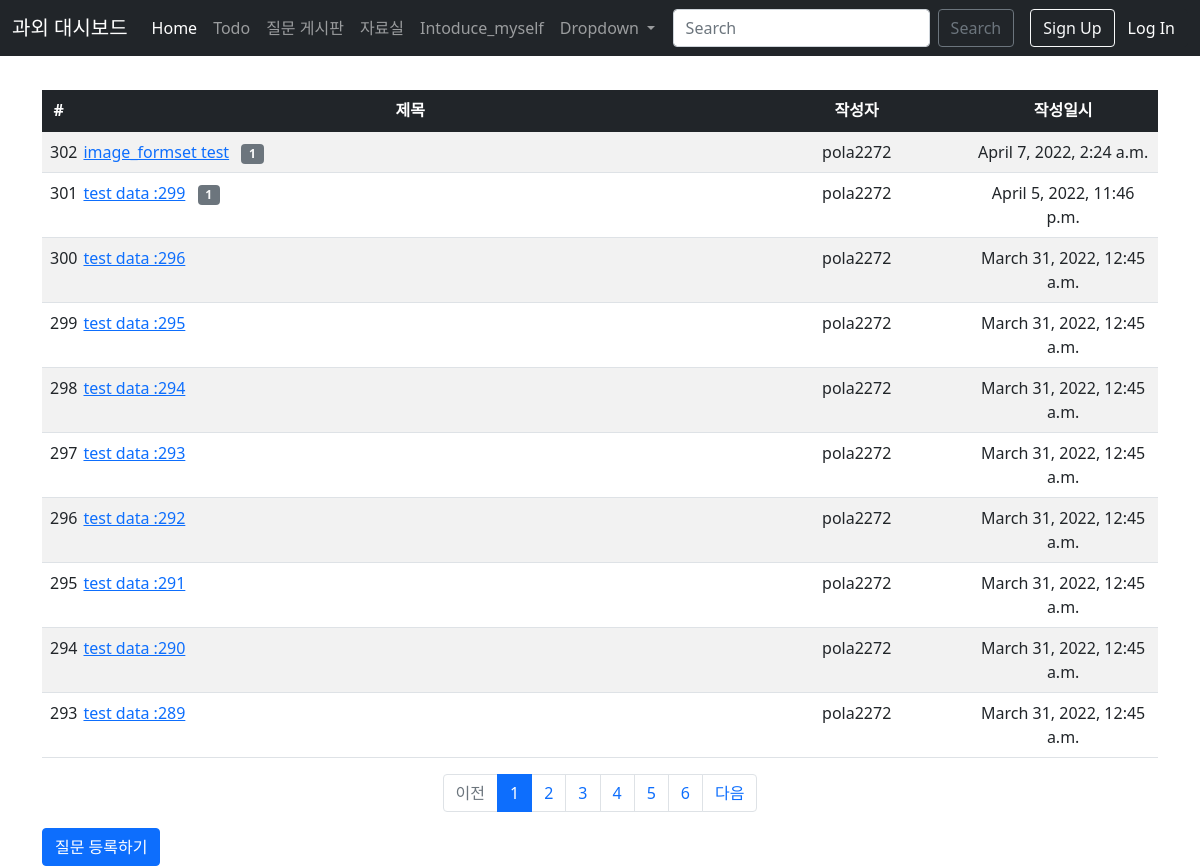
Page /board/ on the earlier database version.
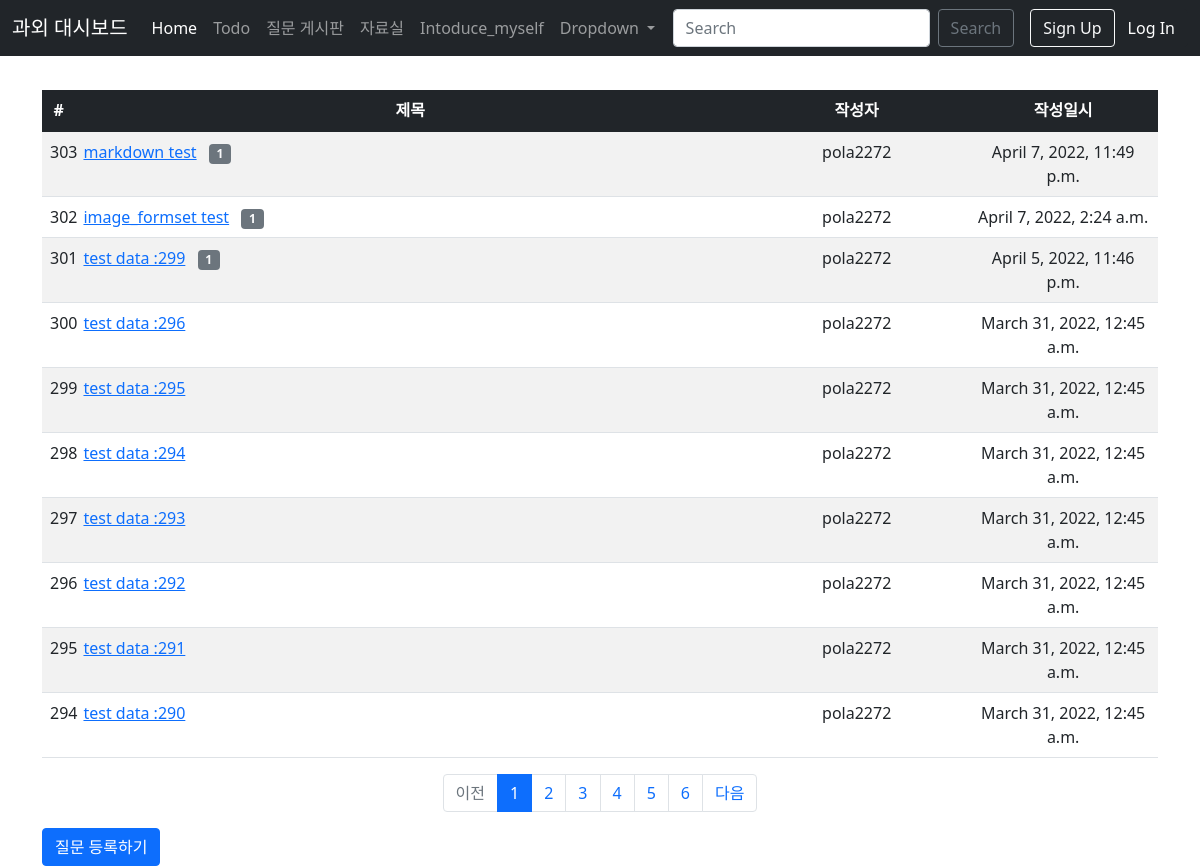
Same page on the later database version.
### board/models.py (models this page shows, shortened)
class Question(models.Model):
    subject = models.CharField(max_length=200, verbose_name='질문제목')
    content = models.TextField(verbose_name='질문내용')
    create_date = models.DateTimeField(auto_now=True, verbose_name='작성일시')
    author = models.ForeignKey(User, on_delete=models.CASCADE)
    modify_date = models.DateTimeField(auto_now=True)

### board/views.py (the view)
# urls.py: path('', index, name='index'),
def index(request):
    page = request.GET.get('page', '1')
    question_list = Question.objects.order_by('-create_date')
    paginator = Paginator(question_list, 10) #페이지당 글 10개
    page_obj = paginator.get_page(page)
    context = {'question_list': page_obj}
    return render(request, 'board/question_list.html', context)

### board/templatetags/board_filter.py (called while the page is built)
@register.filter
def sub(value, arg):
    return value - arg

### board/templates/board/question_list.html (shortened to what this page needs)
{%extends 'base.html' %}
{% load board_filter %}
{% block content %}
<div class="container">
    <table class="table table-striped" style="table-layout: fixed"  >
        <thead class="table-dark text-center">
        <tr>
            <th scope="col" width="3%">#</th>
            <th scope="col" width="60%">제목</th>
            <th scope="col" width="20%">작성자</th>
            <th scope="col" width="17%">작성일시</th>
        </tr>
        </thead>
        <tbody class="text-center">
            {% if question_list %}
            {% for question in question_list %}
        <tr>
            <td scope="row">{{ question_list.paginator.count|sub:question_list.start_index|sub:forloop.counter0|add:1}}</td>
            <td class="text-start"><a href="{% url 'board:detail' question.id %}">{{ question.subject }}</a>
            {% if question.answer_set.count > 0 %}
            <span class="badge bg-secondary text-light mx-2">{{ question.answer_set.count }}</span>
            {% endif %}</td>
            <td>{{ question.author.username }}</td>
            <td>{{ question.create_date }}</td>
        </tr>
        {% endfor %}
        {% else %}
        <tr>
            <td colspan="3">등록된 질문이 없습니다.</td>
        </tr>
        {% endif %}
    </table>
    <ul class="pagination justify-content-center">
        {% if question_list.has_previous %}
        <li class="page-item">
            <a class="page-link" href="?page={{ question_list.previous_page_number }}">이전</a>
        </li>
        {% else %}
        <li class="page-item disabled">
            <a class="page-link" tabindex="-1" aria-disabled="true" href="#">이전</a>
        </li>
        {% endif %}
        {% for page_number in question_list.paginator.page_range %}
        {% if page_number >= question_list.number|add:-5 and page_number <= question_list.number|add:5 %}
            {%if page_number == question_list.number %}
            <li class="page-item active" aria-current="page">
                <a class="page-link" href="?page={{ page_number }}">{{ page_number }}</a>
            </li>
            {% else %}
            <li class="page-item">
                <a class="page-link" href="?page={{ page_number }}">{{ page_number}}</a>
            </li>
            {% endif %}
            {% endif %}
        {% endfor %}
        {% if question_list.has_next %}
            <li class="page-item">
                <a class="page-link" href="?page={{ question_list.next_page_number }}">다음</a>
            </li>
        {% else %}
            <li class="page-item disabled">
                <a class="page-link" tabindex="-1" aria-disabled="true" href="#">다음</a>
            </li>
        {% endif %}
    </ul>
    <a href="{% url 'board:question_create' %}" class="btn btn-primary">질문 등록하기</a>
</div>
{% endblock %}

Differences in the rows shown:
no longer on this page (row unchanged): Question: paginator.count|sub "293", subject "test data :289", author.username "pola2272", create_date "March 31, 2022, 12:45 a.m."
added Question: paginator.count|sub "303", subject "markdown test", answer_set.count "1", author.username "pola2272", create_date "April 7, 2022, 11:49 p.m."
